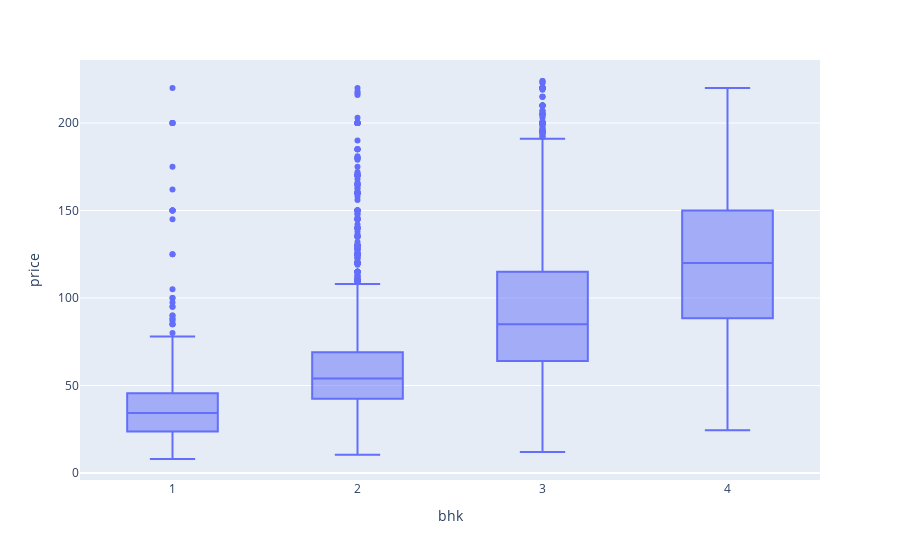

Source (notebook cell):
### Code cell
fig = px.box(df3, x='bhk',y='price')
fig.show()

### Figure 1 — Plotly figure (JSON) as saved in the notebook; plotly's stock layout.template omitted (floating-point values rounded to 4 significant figures; data arrays with more than 128 entries replaced by an {"elided": "..."} marker saying what was removed)
{"data": [{"alignmentgroup": "True", "hovertemplate": "bhk=%{x}<br>price=%{y}<extra></extra>", "legendgroup": "", "marker": {"color": "#636efa"}, "name": "", "notched": false, "offsetgroup": "", "orientation": "v", "showlegend": false, "type": "box", "x": {"elided": "10552 int values"}, "x0": " ", "xaxis": "x", "y": {"elided": "10552 float values"}, "y0": " ", "yaxis": "y"}], "layout": {"boxmode": "group", "legend": {"tracegroupgap": 0}, "margin": {"t": 60}, "xaxis": {"anchor": "y", "domain": [0, 1], "title": {"text": "bhk"}}, "yaxis": {"anchor": "x", "domain": [0, 1], "title": {"text": "price"}}}}
